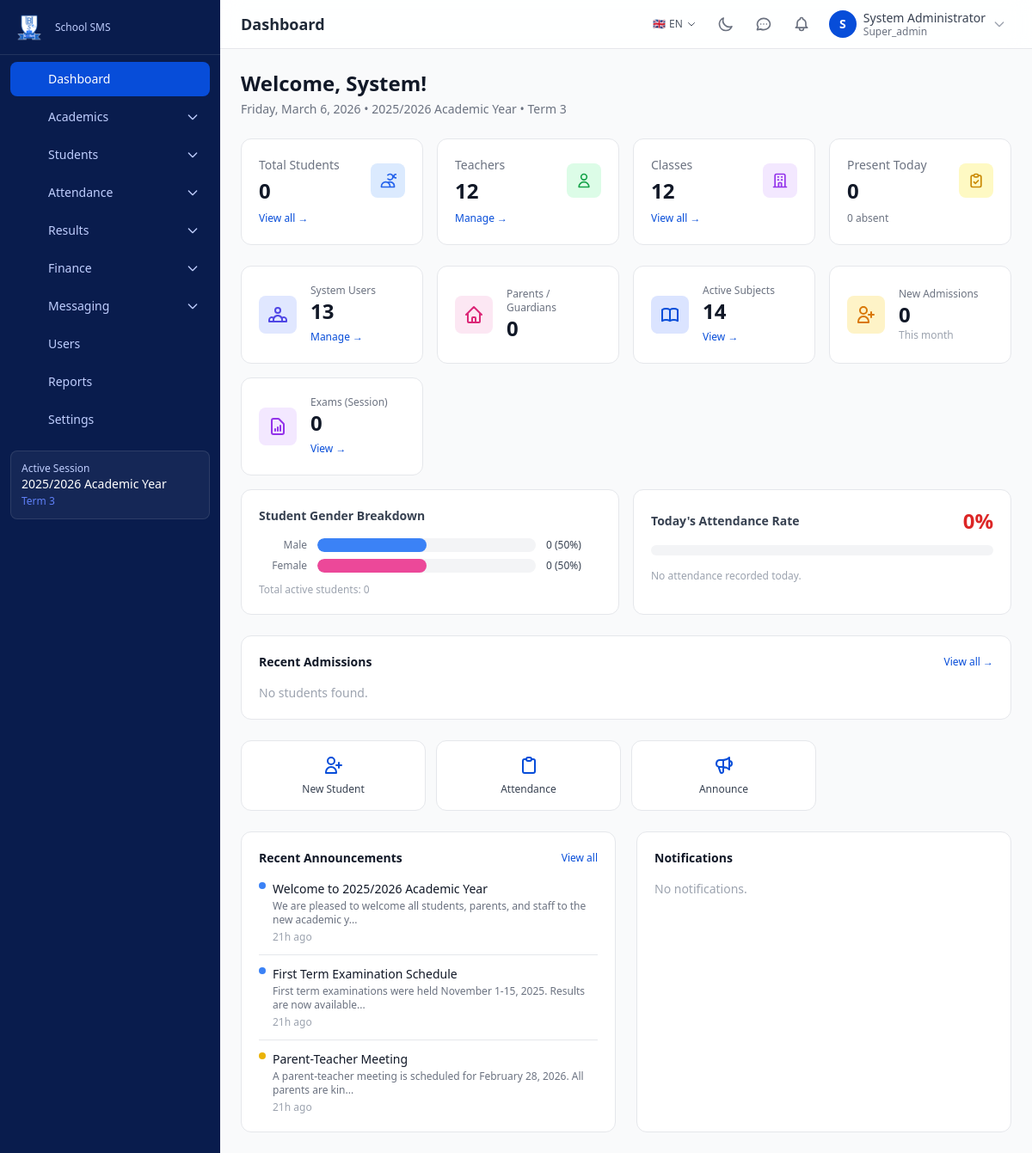
The app's page /dashboard (signed in) with its own data.
### tables this page shows
CREATE TABLE IF NOT EXISTS `academic_sessions` (
    `id` BIGINT UNSIGNED NOT NULL AUTO_INCREMENT,
    `name` VARCHAR(100) NOT NULL,
    `slug` VARCHAR(100) NOT NULL,
    `start_date` DATE NOT NULL,
    `end_date` DATE NOT NULL,
    `is_active` TINYINT(1) NOT NULL DEFAULT 0,
    `created_at` DATETIME NOT NULL DEFAULT CURRENT_TIMESTAMP,
    `updated_at` DATETIME NOT NULL DEFAULT CURRENT_TIMESTAMP ON UPDATE CURRENT_TIMESTAMP,
    PRIMARY KEY (`id`),
    UNIQUE KEY `uk_sessions_slug` (`slug`),
    INDEX `idx_sessions_active` (`is_active`)
);

CREATE TABLE IF NOT EXISTS `terms` (
    `id` BIGINT UNSIGNED NOT NULL AUTO_INCREMENT,
    `session_id` BIGINT UNSIGNED NOT NULL,
    `name` VARCHAR(100) NOT NULL,
    `slug` VARCHAR(100) NOT NULL,
    `start_date` DATE NOT NULL,
    `end_date` DATE NOT NULL,
    `is_active` TINYINT(1) NOT NULL DEFAULT 0,
    `sort_order` INT UNSIGNED NOT NULL DEFAULT 0,
    `created_at` DATETIME NOT NULL DEFAULT CURRENT_TIMESTAMP,
    `updated_at` DATETIME NOT NULL DEFAULT CURRENT_TIMESTAMP ON UPDATE CURRENT_TIMESTAMP,
    PRIMARY KEY (`id`),
    UNIQUE KEY `uk_terms_session_slug` (`session_id`, `slug`),
    INDEX `idx_terms_active` (`is_active`),
    CONSTRAINT `fk_terms_session` FOREIGN KEY (`session_id`) REFERENCES `academic_sessions`(`id`) ON DELETE CASCADE
);

CREATE TABLE IF NOT EXISTS `announcements` (
    `id` BIGINT UNSIGNED NOT NULL AUTO_INCREMENT,
    `title` VARCHAR(255) NOT NULL,
    `content` TEXT NOT NULL,
    `type` ENUM('general','academic','event','emergency','other') NOT NULL DEFAULT 'general',
    `target_roles` VARCHAR(255) DEFAULT NULL,
    `target_classes` VARCHAR(255) DEFAULT NULL,
    `attachment` VARCHAR(500) DEFAULT NULL,
    `is_pinned` TINYINT(1) NOT NULL DEFAULT 0,
    `status` ENUM('draft','published','archived') NOT NULL DEFAULT 'draft',
    `published_at` DATETIME DEFAULT NULL,
    `expires_at` DATETIME DEFAULT NULL,
    `created_by` BIGINT UNSIGNED DEFAULT NULL,
    `created_at` DATETIME NOT NULL DEFAULT CURRENT_TIMESTAMP,
    `updated_at` DATETIME NOT NULL DEFAULT CURRENT_TIMESTAMP ON UPDATE CURRENT_TIMESTAMP,
    PRIMARY KEY (`id`),
    INDEX `idx_ann_status` (`status`),
    INDEX `idx_ann_published` (`published_at`),
    INDEX `idx_ann_type` (`type`),
    CONSTRAINT `fk_ann_creator` FOREIGN KEY (`created_by`) REFERENCES `users`(`id`) ON DELETE SET NULL
);

### modules/dashboard/views/index.php (the view, shortened to what the rows shown need)
<?php
$user = auth_user();
$isSuperAdmin = auth_is_super_admin();
$isAdmin      = auth_has_role('admin') || auth_has_role('school_admin') || $isSuperAdmin;
$isParent     = auth_has_role('parent');
if ($isSuperAdmin) {
    $activeSession = get_active_session();
}
$announcements = db_fetch_all(
    "SELECT title, content, type, created_at FROM announcements
     WHERE status = 'published' AND (published_at IS NULL OR published_at <= NOW())
     AND (expires_at IS NULL OR expires_at >= NOW())
     ORDER BY is_pinned DESC, created_at DESC LIMIT 5"
);
?>
<?php if ($isAdmin || $isParent): ?>
<div class="mb-6">
    <h1 class="text-2xl font-bold text-gray-900 dark:text-dark-text">Welcome, <?= e(explode(' ', $user['name'] ?? $user['full_name'] ?? '')[0]) ?>!</h1>
    <p class="text-sm text-gray-500 dark:text-dark-muted mt-1">
        <?= date('l, F j, Y') ?>
        <?php $session = get_active_session(); if ($session): ?>
            &bull; <?= e($session['name']) ?>
            <?php $term = get_active_term(); if ($term): ?> &bull; <?= e($term['name']) ?><?php endif; ?>
        <?php endif; ?>
    </p>
</div>
<?php endif; ?>
<div class="grid grid-cols-1 lg:grid-cols-2 gap-6">
    <div class="bg-white dark:bg-dark-card rounded-xl border border-gray-200 dark:border-dark-border p-5">
        <?php if (empty($announcements)): ?>
            <p class="text-sm text-gray-400 dark:text-gray-500">No announcements.</p>
        <?php else: ?>
            <div class="space-y-3">
                <?php foreach ($announcements as $ann): ?>
                    <div class="pb-3 border-b last:border-0 last:pb-0">
                        <div class="flex items-start gap-2">
                            <?php if (($ann['type'] ?? '') === 'emergency'): ?>
                                <span class="mt-0.5 inline-block w-2 h-2 bg-red-500 rounded-full flex-shrink-0"></span>
                            <?php elseif (($ann['type'] ?? '') === 'event'): ?>
                                <span class="mt-0.5 inline-block w-2 h-2 bg-yellow-500 rounded-full flex-shrink-0"></span>
                            <?php else: ?>
                                <span class="mt-0.5 inline-block w-2 h-2 bg-blue-500 rounded-full flex-shrink-0"></span>
                            <?php endif; ?>
                            <div>
                                <p class="text-sm font-medium text-gray-900 dark:text-dark-text"><?= e($ann['title']) ?></p>
                                <p class="text-xs text-gray-500 dark:text-dark-muted mt-0.5"><?= e(truncate(strip_tags($ann['content']), 80)) ?></p>
                                <p class="text-xs text-gray-400 dark:text-gray-500 mt-1"><?= time_ago($ann['created_at']) ?></p>
                            </div>
                        </div>
                    </div>
                <?php endforeach; ?>
            </div>
        <?php endif; ?>
    </div>
</div>
<?php
require APP_ROOT . '/templates/layout.php';

### templates/partials/sidebar.php (shortened to what the rows shown need)
<aside id="sidebar" class="fixed inset-y-0 left-0 z-40 w-64 bg-sidebar-bg dark:bg-gray-950 sidebar-transition transform -translate-x-full lg:translate-x-0 overflow-y-auto no-print">
    <?php $activeSession = get_active_session(); ?>
    <?php if ($activeSession): ?>
    <div class="mx-3 mb-4 p-3 rounded-lg bg-white/5 border border-white/10">
        <p class="text-xs text-sidebar-text">Active Session</p>
        <p class="text-sm text-white font-medium"><?= e($activeSession['name']) ?></p>
        <?php $activeTerm = get_active_term(); if ($activeTerm): ?>
        <p class="text-xs text-primary-400 mt-0.5"><?= e($activeTerm['name']) ?></p>
        <?php endif; ?>
    </div>
    <?php endif; ?>
</aside>

### records on screen
academic_sessions: name "2025/2026 Academic Year"
terms: name "Term 3"
announcements: title "Welcome to 2025/2026 Academic Year", content "We are pleased to welcome all students, parents, and staff to the new academic y...", created_at "21h ago"
announcements: title "First Term Examination Schedule", content "First term examinations were held November 1-15, 2025. Results are now available...", created_at "21h ago"
announcements: type "event" (drawn), title "Parent-Teacher Meeting", content "A parent-teacher meeting is scheduled for February 28, 2026. All parents are kin...", created_at "21h ago"

### other values on screen
$item['label'] "Dashboard"
$item['label'] "Academics"
$item['label'] "Students"
$item['label'] "Attendance"
$item['label'] "Results"
$item['label'] "Finance"
$item['label'] "Messaging"
$item['label'] "Users"
$item['label'] "Reports"
$item['label'] "Settings"
$page_title "Dashboard"
substr($user['name'], 0, 1) "S"
$user['name'] "System Administrator"
$user['roles'][0] "Super_admin"
explode(' ', $user['name'] ?? $user['full_name'] ?? '')[0] "System"
